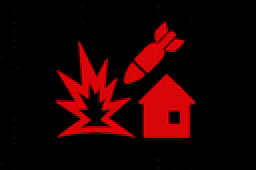
#> input picture static/artillery.png, 128 x 85 px (shown 2 times larger); its folder holds only this picture in this run
$ python create_transparent_placeholders.py
#> lines starting #> are read from the running program, lines starting #| are printed output that depends on the picture
#!/usr/bin/env python3

"""
Create transparent placeholder images for progressive loading
"""

import os
from PIL import Image, ImageDraw, ImageFilter
from pathlib import Path

def create_transparent_placeholder(input_path, output_path, size=(32, 32)):
    """Create a small transparent placeholder from source image"""
#> called with input_path = 'static/artillery.png', output_path = 'static/placeholders/artillery.png', size = (32, 32)
    try:
        with Image.open(input_path) as img:
            # Convert to RGBA to ensure transparency support
#> img is the input picture: PIL image 128x85 RGB; mean R, G, B 31.4, 0.8, 1.4
            if img.mode != 'RGBA':
                img = img.convert('RGBA')
#> img: PIL image 128x85 RGBA

            # Create thumbnail
            placeholder = img.copy()
            placeholder.thumbnail(size, Image.Resampling.LANCZOS)
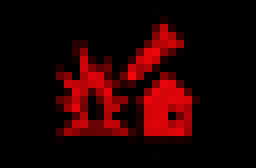
#> placeholder: PIL image 32x21 RGBA (shown 8 times larger); mean R, G, B, A 32.5, 0.8, 1.4, 255

            # Apply slight blur for smooth placeholder effect
            placeholder = placeholder.filter(ImageFilter.GaussianBlur(radius=0.5))
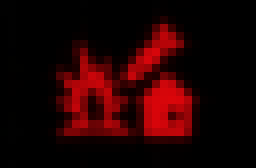
#> placeholder: PIL image 32x21 RGBA (shown 8 times larger); mean R, G, B, A 32.5, 0.8, 1.4, 255

            # Make sure output directory exists
            os.makedirs(os.path.dirname(output_path), exist_ok=True)

            # Save with maximum PNG compression but preserve transparency
            placeholder.save(output_path, 'PNG', optimize=True)

            print(f"    ✅ Created transparent placeholder: {placeholder.size}, mode: {placeholder.mode}")
#|     ✅ Created transparent placeholder: (32, 21), mode: RGBA
            return True

    except Exception as e:
        print(f"    ❌ Error creating placeholder: {e}")
        return False

def create_all_transparent_placeholders():
    """Create transparent placeholders for all PNG files"""
    static_dir = Path("static")
    placeholder_dir = Path("static/placeholders")

    # Create placeholder directory
    placeholder_dir.mkdir(exist_ok=True)

    png_files = list(static_dir.glob("*.png"))
    if not png_files:
        print("❌ No PNG files found in static directory!")
        return

    print(f"🎯 Creating transparent placeholders for {len(png_files)} PNG files")
    print("-" * 60)

    success_count = 0

    for png_file in png_files:
        placeholder_path = placeholder_dir / png_file.name

        print(f"🖼️  Processing: {png_file.name}")

        if create_transparent_placeholder(str(png_file), str(placeholder_path)):
            # Show file sizes
            original_size = os.path.getsize(png_file)
            placeholder_size = os.path.getsize(placeholder_path)
            reduction = ((original_size - placeholder_size) / original_size) * 100

            print(f"    📦 Original: {original_size:,} bytes")
            print(f"    📦 Placeholder: {placeholder_size:,} bytes ({reduction:.1f}% reduction)")
            success_count += 1

        print()

    print("=" * 60)
    print(f"✅ Successfully created {success_count}/{len(png_files)} transparent placeholders")
    print("=" * 60)

if __name__ == "__main__":
    print("🖼️  Transparent Placeholder Generator")
    print("=" * 60)
    create_all_transparent_placeholders()
